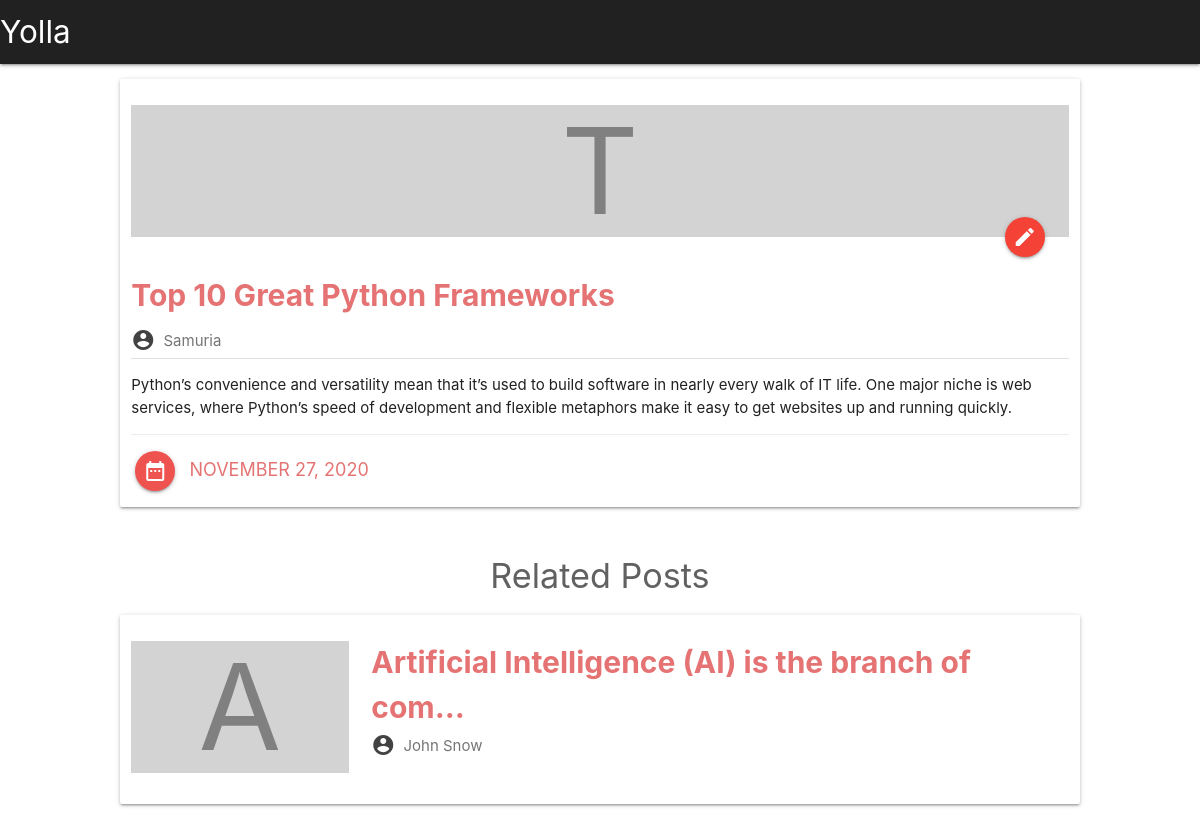
Page /post/2020/11/27/great-python-frameworks/ on the committed database.
### blog/models.py (models this page shows, shortened)
class Post(models.Model):
    category = models.ForeignKey(Category, verbose_name="category", on_delete=models.CASCADE)
    title = models.CharField(max_length=200, verbose_name="title")
    published_date = models.DateTimeField(default=timezone.now, verbose_name="date published")
    last_modified = models.DateTimeField(default=timezone.now, verbose_name="last modified")
    author = models.CharField(max_length=250, verbose_name="author")
    content = models.TextField(verbose_name="content")
    comment_count = models.IntegerField(default=0,verbose_name="comment count")
    slug = models.SlugField(null=True , blank=True)
    def get_absolute_url(self):
        kwargs = {
            "year": "%04d" % self.published_date.year,
            "month": "%02d" % self.published_date.month,
            "day": "%02d" % self.published_date.day,
            "slug": self.slug
        }
        return reverse("post-detail", kwargs=kwargs)
    class Meta:
        verbose_name ="Post"
        verbose_name_plural = "Posts"
        ordering = ["-published_date"]

### blog/views.py (the view)
# urls.py: path("post/<int:year>/<int:month>/<int:day>/<slug:slug>/", PostDetailView.as_view(),name="post-detail"),
class PostDetailView(DetailView):
    model = Post
    def get_context_data(self, **kwargs):
        context = super().get_context_data(**kwargs)
        context["related"]=Post.objects.filter(category__title=self.object.category).exclude(title=self.object.title)
        context["comments"] = Post.objects.get(pk=self.object.pk).comments.all()
        return context

### blog/models.py (called while the page is built)
    def __str__(self):
        return self.title

### blog/templates/blog/post_detail.html (shortened to what this page needs)
{% load static %}
<!DOCTYPE html>
<html lang="en">
<head>
  <link rel="stylesheet" type="text/css" href="{% static 'blog/css/materialize.min.css' %}">
  <link rel="stylesheet" type="text/css" href="{% static 'blog/css/post_detail.css' %}">
   </head>
   <body>
 <div class="navbar-sticky">
    <nav>
      <div class="nav-wrapper grey darken-4 navbarr">
        <a href="{% url 'home' %}" class="  brand-logo">Yolla</a>
      </div>
    </nav>
  </div>
  <div class="card ">
    <div class="row   cardr">
      <div class="col s12 m12">
        <div class="center-align
        card-image">
         <h2 class="card-image-text">{{ post.title|slice:":1"}}</h2>
          <a href="{{ post.get_absolute_url }}edit" class=" btn-floating  halfway-fab waves-effect waves-light red"><i class=" large material-icons">edit</i></a>
        </div>
        </div>
        <div class="main2 col s12 m12">
  <span class="red-text text-lighten-2 cardt card-title">{{ post.title }}</span>
 <div class="">
 <i class="material-icons acctc text-darken-3 grey-text ">account_circle</i> <span class=" grey-text text-darken-1 author">
     {{ post.author }}
 </span>
  </div>
  <div class="divider divv"></div>
        <div class="">
          <p class="cardc">{{ post.content }}
          </p>
        </div>
<div class="cardact card-action">
          <a class="lighten-1 btn-floating icona waves-effect waves-light red"><i class=" large material-icons">date_range</i></a>
<a class="red-text text-lighten-2 date">{{ post.published_date|date:"F d, Y" }}</a>
        </div>
      </div>
    </div>
  </div>
  {% if related %}
  <div class=" grey-text text-darken-2 related container center-align">
    <h4 class="headr">
        Related Posts
    </h4>
</div>
  {% for post in related %}
  <div class="card ">
    <div class="row  cardr">
      <div class="col s12 m3">
        <div class="center-align
        card-image">
         <h2 class="card-image-text">{{ post.title|slice:":1" }}</h2>
        </div>
        </div>
        <div class="main22 col s12 m9">
  <a href="{{ post.get_absolute_url }}"><span class="red-text text-lighten-2 cardt card-title">{{ post.content|truncatechars:50}}</span></a>
 <div class="authh">
 <i class="material-icons acctc text-darken-3 grey-text ">account_circle</i> <span class=" grey-text text-darken-1 author">
     {{ post.author }}
 </span>
  </div>
      </div>
    </div>
  </div>
{% endfor %}
{% endif %}
  </body>

### blog/static/blog/css/post_detail.css (style rules this page uses)
.card-image-text { font-size: 120px; color:grey; }
.card-image { background: lightgrey; position: relative; top: -10px; }
.card { margin: 1rem; }
.cardt { font-weight: 900; }
p.cardc { font-size: 15px ; }
.card-title { font-size: 30px !important; font-weight: 700 !important; }
.icona { margin-left: -20px; margin-right: 10px; }
.date { font-size: 18px; }
i.acctc { margin-top:10px; margin-right: 4px; }
.author { position:relative; top: -6px; }
.authh { margin-top:-7px; }
@media only screen and (min-width: 500px) { .main2 { margin-top: 5px; } }
@media only screen and (min-width: 500px) { .main22 { margin-top: 25px; } }
@media only screen and (min-width: 500px) { .card { width: 80%; margin-left: 10%; } }
.related { margin-top: 50px; margin-bottom: 20px; }
.container { width: 100%; }

### rows in the picture
Post: title "T", title "Top 10 Great Python Frameworks", author "Samuria", content "Python’s convenience and versatility mean that it’s used to build software in nearly every walk of IT life. One major niche is web services, where Python’s speed of development and flexible metaphors make it easy to get websites up and running quickly.", published_date "NOVEMBER 27, 2020"
Post: title "A", content "Artificial Intelligence (AI) is the branch of com…", author "John Snow"
